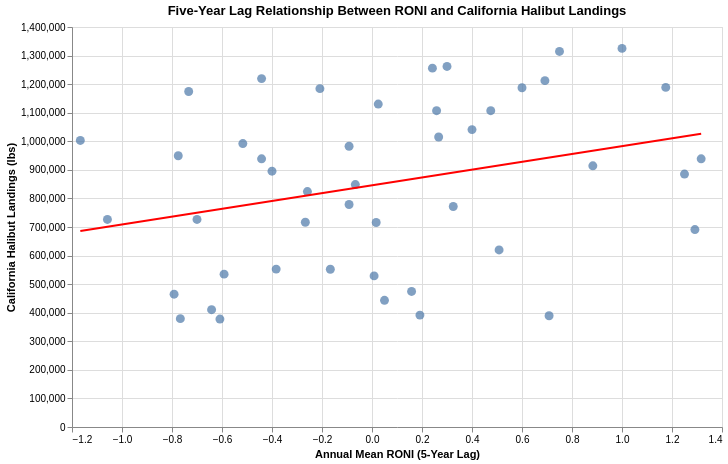

Notebook code cell kept with this figure:
### Code cell
points = alt.Chart(halibut_lag5).mark_circle(size=80).encode(
    x=alt.X(
        "RONI_lag5:Q",
        title="Annual Mean RONI (5-Year Lag)"
    ),
    y=alt.Y(
        "Pounds:Q",
        title="California Halibut Landings (lbs)"
    ),
    tooltip=[
        "Year",
        alt.Tooltip("RONI_lag5:Q", format=".2f"),
        alt.Tooltip("Pounds:Q", format=",.0f")
    ]
)

trend = (
    alt.Chart(halibut_lag5)
    .transform_regression(
        "RONI_lag5",
        "Pounds"
    )
    .mark_line(color="red")
    .encode(
        x="RONI_lag5:Q",
        y="Pounds:Q"
    )
)

(points + trend).properties(
    title="Five-Year Lag Relationship Between RONI and California Halibut Landings",
    width=650,
    height=400
)

### Figure 1 — Vega-Lite specification as saved in the notebook (floating-point values rounded to 4 significant figures)
{"config": {"view": {"continuousWidth": 300, "continuousHeight": 300}}, "layer": [{"mark": {"type": "circle", "size": 80}, "encoding": {"tooltip": [{"field": "Year", "type": "quantitative"}, {"field": "RONI_lag5", "format": ".2f", "type": "quantitative"}, {"field": "Pounds", "format": ",.0f", "type": "quantitative"}], "x": {"field": "RONI_lag5", "title": "Annual Mean RONI (5-Year Lag)", "type": "quantitative"}, "y": {"field": "Pounds", "title": "California Halibut Landings (lbs)", "type": "quantitative"}}}, {"mark": {"type": "line", "color": "red"}, "encoding": {"x": {"field": "RONI_lag5", "type": "quantitative"}, "y": {"field": "Pounds", "type": "quantitative"}}, "transform": [{"on": "RONI_lag5", "regression": "Pounds"}]}], "data": {"name": "data-4a4bcc8ee7cd7eca041408d5da4df235"}, "height": 400, "title": "Five-Year Lag Relationship Between RONI and California Halibut Landings", "width": 650, "$schema": "https://vega.github.io/schema/vega-lite/v6.4.1.json", "datasets": {"data-4a4bcc8ee7cd7eca041408d5da4df235": [{"Year": 1980, "Pounds": 726600.0, "Value": 1001000.0, "RONI_lag5": -0.7}, {"Year": 1981, "Pounds": 1262000.0, "Value": 1874000.0, "RONI_lag5": 0.3}, {"Year": 1982, "Pounds": 1212000.0, "Value": 1746000.0, "RONI_lag5": 0.6917}, {"Year": 1983, "Pounds": 1130000.0, "Value": 1612000.0, "RONI_lag5": 0.025}, {"Year": 1984, "Pounds": 1107000.0, "Value": 1856000.0, "RONI_lag5": 0.2583}, {"Year": 1985, "Pounds": 1256000.0, "Value": 2222000.0, "RONI_lag5": 0.2417}, {"Year": 1986, "Pounds": 1184000.0, "Value": 2295000.0, "RONI_lag5": -0.2083}, {"Year": 1987, "Pounds": 1189000.0, "Value": 2522000.0, "RONI_lag5": 1.175}, {"Year": 1988, "Pounds": 1107000.0, "Value": 2375000.0, "RONI_lag5": 0.475}, {"Year": 1989, "Pounds": 1219000.0, "Value": 2642000.0, "RONI_lag5": -0.4417}, {"Year": 1990, "Pounds": 938600.0, "Value": 2122000.0, "RONI_lag5": -0.4417}, {"Year": 1991, "Pounds": 1041000.0, "Value": 2466000.0, "RONI_lag5": 0.4}, {"Year": 1992, "Pounds": 885300.0, "Value": 2067000.0, "RONI_lag5": 1.25}, {"Year": 1993, "Pounds": 726600.0, "Value": 1749000.0, "RONI_lag5": -1.058}, {"Year": 1994, "Pounds": 535000.0, "Value": 1437000.0, "RONI_lag5": -0.5917}, {"Year": 1995, "Pounds": 771600.0, "Value": 2110000.0, "RONI_lag5": 0.325}, {"Year": 1996, "Pounds": 914200.0, "Value": 2428000.0, "RONI_lag5": 0.8833}, {"Year": 1997, "Pounds": 1325000.0, "Value": 3263000.0, "RONI_lag5": 1.0}, {"Year": 1998, "Pounds": 1188000.0, "Value": 2751000.0, "RONI_lag5": 0.6}, {"Year": 1999, "Pounds": 1315000.0, "Value": 3278000.0, "RONI_lag5": 0.75}, {"Year": 2000, "Pounds": 848400.0, "Value": 2446000.0, "RONI_lag5": -0.06667}, {"Year": 2001, "Pounds": 895300.0, "Value": 2689000.0, "RONI_lag5": -0.4}, {"Year": 2002, "Pounds": 938600.0, "Value": 2840000.0, "RONI_lag5": 1.317}, {"Year": 2003, "Pounds": 824000.0, "Value": 2504000.0, "RONI_lag5": -0.2583}, {"Year": 2004, "Pounds": 1003000.0, "Value": 3114000.0, "RONI_lag5": -1.167}, {"Year": 2005, "Pounds": 949500.0, "Value": 2983000.0, "RONI_lag5": -0.775}, {"Year": 2006, "Pounds": 716700.0, "Value": 2718000.0, "RONI_lag5": -0.2667}, {"Year": 2007, "Pounds": 389300.0, "Value": 1841000.0, "RONI_lag5": 0.7083}, {"Year": 2008, "Pounds": 474500.0, "Value": 2298000.0, "RONI_lag5": 0.1583}, {"Year": 2009, "Pounds": 619700.0, "Value": 2582000.0, "RONI_lag5": 0.5083}, {"Year": 2010, "Pounds": 528900.0, "Value": 2351000.0, "RONI_lag5": 0.008333}, {"Year": 2011, "Pounds": 443300.0, "Value": 2194000.0, "RONI_lag5": 0.05}, {"Year": 2012, "Pounds": 377900.0, "Value": 1889000.0, "RONI_lag5": -0.6083}, {"Year": 2013, "Pounds": 379300.0, "Value": 2002000.0, "RONI_lag5": -0.7667}, {"Year": 2014, "Pounds": 391600.0, "Value": 2152000.0, "RONI_lag5": 0.1917}, {"Year": 2015, "Pounds": 410600.0, "Value": 2236000.0, "RONI_lag5": -0.6417}, {"Year": 2016, "Pounds": 464800.0, "Value": 2622000.0, "RONI_lag5": -0.7917}, {"Year": 2017, "Pounds": 552200.0, "Value": 3257000.0, "RONI_lag5": -0.1667}, {"Year": 2018, "Pounds": 552600.0, "Value": 3272000.0, "RONI_lag5": -0.3833}, {"Year": 2019, "Pounds": 715700.0, "Value": 3908000.0, "RONI_lag5": 0.01667}, {"Year": 2020, "Pounds": 691000.0, "Value": 3635000.0, "RONI_lag5": 1.292}, {"Year": 2021, "Pounds": 778900.0, "Value": 4229000.0, "RONI_lag5": -0.09167}, {"Year": 2022, "Pounds": 992100.0, "Value": 5467000.0, "RONI_lag5": -0.5167}, {"Year": 2023, "Pounds": 982600.0, "Value": 5347000.0, "RONI_lag5": -0.09167}, {"Year": 2024, "Pounds": 1015000.0, "Value": 5757000.0, "RONI_lag5": 0.2667}, {"Year": 2025, "Pounds": 1174000.0, "Value": 6546000.0, "RONI_lag5": -0.7333}]}}
